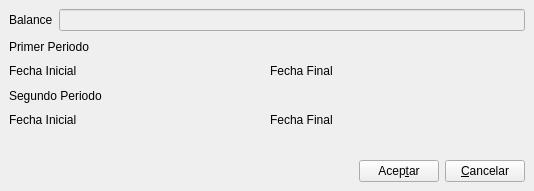
<ui version="4.0" >
 <author>Tomeu Borrás Riera</author>
 <comment>Impresión de Balances</comment>
 <exportmacro></exportmacro>
 <class>CAnualesPrintBase</class>
 <widget class="QDialog" name="CAnualesPrintBase" >
  <property name="geometry" >
   <rect>
    <x>0</x>
    <y>0</y>
    <width>534</width>
    <height>191</height>
   </rect>
  </property>
  <property name="windowTitle" >
   <string>Impresión de Balances</string>
  </property>
  <property name="windowIcon" >
   <iconset resource="../../../bulmages-recursos-graficos.qrc" >:/BulmaCont32x32/images/pendientes/i_estadisticas.xpm</iconset>
  </property>
  <layout class="QVBoxLayout" >
   <property name="margin" >
    <number>9</number>
   </property>
   <property name="spacing" >
    <number>6</number>
   </property>
   <item>
    <layout class="QHBoxLayout" >
     <property name="margin" >
      <number>0</number>
     </property>
     <property name="spacing" >
      <number>6</number>
     </property>
     <item>
      <widget class="QLabel" name="textLabel1" >
       <property name="text" >
        <string>Balance</string>
       </property>
      </widget>
     </item>
     <item>
      <widget class="QLineEdit" name="m_nomBalance" >
       <property name="enabled" >
        <bool>false</bool>
       </property>
      </widget>
     </item>
    </layout>
   </item>
   <item>
    <widget class="QLabel" name="label" >
     <property name="text" >
      <string>Primer Periodo</string>
     </property>
    </widget>
   </item>
   <item>
    <layout class="QHBoxLayout" >
     <property name="margin" >
      <number>0</number>
     </property>
     <property name="spacing" >
      <number>6</number>
     </property>
     <item>
      <widget class="QLabel" name="textLabel1_2" >
       <property name="text" >
        <string>Fecha Inicial</string>
       </property>
      </widget>
     </item>
     <item>
      <widget class="BusquedaFecha" name="mui_fechainicial" />
     </item>
     <item>
      <widget class="QLabel" name="textLabel1_2_2" >
       <property name="text" >
        <string>Fecha Final</string>
       </property>
      </widget>
     </item>
     <item>
      <widget class="BusquedaFecha" name="mui_fechafinal" />
     </item>
    </layout>
   </item>
   <item>
    <widget class="QLabel" name="label_2" >
     <property name="text" >
      <string>Segundo Periodo</string>
     </property>
    </widget>
   </item>
   <item>
    <layout class="QHBoxLayout" >
     <property name="margin" >
      <number>0</number>
     </property>
     <property name="spacing" >
      <number>6</number>
     </property>
     <item>
      <widget class="QLabel" name="textLabel1_3" >
       <property name="text" >
        <string>Fecha Inicial</string>
       </property>
      </widget>
     </item>
     <item>
      <widget class="BusquedaFecha" name="mui_fechainicial1" />
     </item>
     <item>
      <widget class="QLabel" name="textLabel1_2_3" >
       <property name="text" >
        <string>Fecha Final</string>
       </property>
      </widget>
     </item>
     <item>
      <widget class="BusquedaFecha" name="mui_fechafinal1" />
     </item>
    </layout>
   </item>
   <item>
    <widget class="Q3ProgressBar" name="progreso" />
   </item>
   <item>
    <layout class="QHBoxLayout" >
     <property name="margin" >
      <number>0</number>
     </property>
     <property name="spacing" >
      <number>6</number>
     </property>
     <item>
      <spacer>
       <property name="orientation" >
        <enum>Qt::Horizontal</enum>
       </property>
       <property name="sizeType" >
        <enum>QSizePolicy::Expanding</enum>
       </property>
       <property name="sizeHint" >
        <size>
         <width>168</width>
         <height>21</height>
        </size>
       </property>
      </spacer>
     </item>
     <item>
      <widget class="QPushButton" name="pushButton1" >
       <property name="text" >
        <string>Acep&amp;tar</string>
       </property>
       <property name="autoDefault" >
        <bool>false</bool>
       </property>
      </widget>
     </item>
     <item>
      <widget class="QPushButton" name="pushButton1_2" >
       <property name="text" >
        <string>&amp;Cancelar</string>
       </property>
       <property name="autoDefault" >
        <bool>false</bool>
       </property>
      </widget>
     </item>
    </layout>
   </item>
  </layout>
 </widget>
 <layoutdefault spacing="6" margin="12" />
 <pixmapfunction></pixmapfunction>
 <customwidgets>
  <customwidget>
   <class>BusquedaFecha</class>
   <extends></extends>
   <header>../../../bulmalib/busquedafecha.h</header>
   <container>0</container>
   <pixmap></pixmap>
  </customwidget>
  <customwidget>
   <class>Q3ProgressBar</class>
   <extends>QWidget</extends>
   <header>q3progressbar.h</header>
   <container>1</container>
   <pixmap></pixmap>
  </customwidget>
 </customwidgets>
 <tabstops>
  <tabstop>m_nomBalance</tabstop>
  <tabstop>pushButton1</tabstop>
  <tabstop>pushButton1_2</tabstop>
 </tabstops>
 <resources>
  <include location="../../../bulmages-recursos-graficos.qrc" />
 </resources>
 <connections>
  <connection>
   <sender>pushButton1_2</sender>
   <signal>clicked()</signal>
   <receiver>CAnualesPrintBase</receiver>
   <slot>close()</slot>
   <hints>
    <hint type="sourcelabel" >
     <x>469</x>
     <y>181</y>
    </hint>
    <hint type="destinationlabel" >
     <x>312</x>
     <y>189</y>
    </hint>
   </hints>
  </connection>
  <connection>
   <sender>pushButton1</sender>
   <signal>clicked()</signal>
   <receiver>CAnualesPrintBase</receiver>
   <slot>accept()</slot>
   <hints>
    <hint type="sourcelabel" >
     <x>410</x>
     <y>176</y>
    </hint>
    <hint type="destinationlabel" >
     <x>191</x>
     <y>184</y>
    </hint>
   </hints>
  </connection>
 </connections>
</ui>
